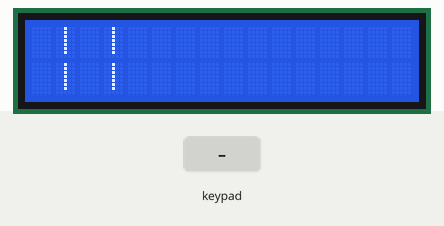
The sketch below on a simulated Arduino Uno, built with avr-gcc and run on an emulated ATmega328P. Shown: 16×2 character LCD. The test bench sets the inputs (shaded band).

Above: at 4.2 s.
4.3 s: keypad keys 1 2 * pressed 0.4 s apart
At 5.7 s:
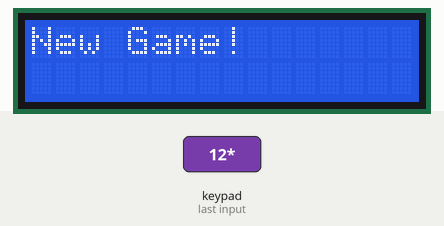
7.4 s: key '2' pressed
At 8.5 s:
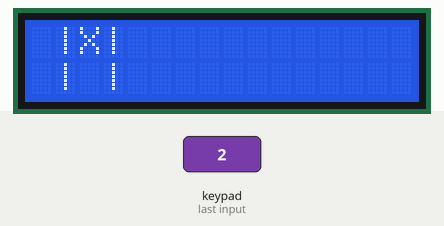
8.9 s: keypad keys 2 5 # pressed 0.4 s apart
At 10.1 s:
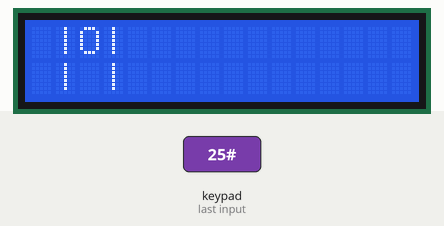
11.6 s: key '6' pressed
At 12.8 s:
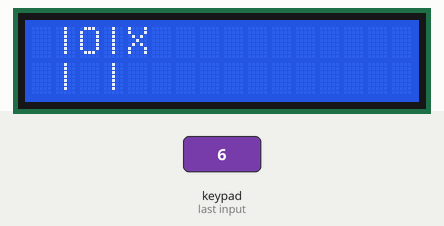
13.1 s: key '4' pressed
At 13.8 s:
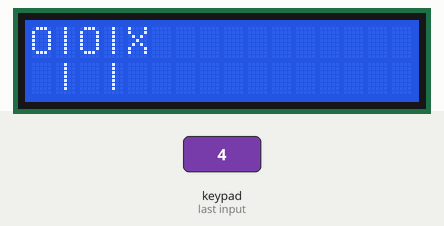
14.6 s: keypad keys 1 2 # pressed 0.4 s apart
At 15.7 s:
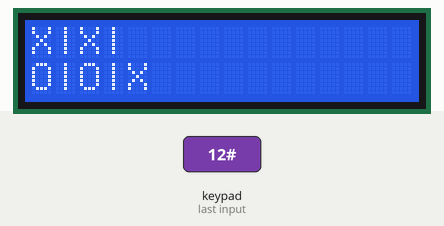
Timing chart, 0 to 17.6 s (numbered marks = the images above; inputs shaded):
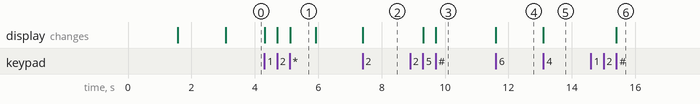

The sketch:

tic_tac_toe1.ino
```cpp
#include <LiquidCrystal.h>
#include <Keypad.h>

// LCD Pins: RS, E, D4, D5, D6, D7
LiquidCrystal lcd(12, 11, 5, 4, 3, 2);

// Keypad setup
const byte ROWS = 4;
const byte COLS = 4;
char keys[ROWS][COLS] = {
  {'1','2','3','A'},
  {'4','5','6','B'},
  {'7','8','9','C'},
  {'*','0','#','D'}
};
byte rowPins[ROWS] = {A0, A1, A2, A3};
byte colPins[COLS] = {A4, A5, 8, 9};

Keypad keypad = Keypad(makeKeymap(keys), rowPins, colPins, ROWS, COLS);

// Game variables
char board[3][3];
bool playerTurn = true; // true = X, false = O
bool gameOver = false;
int currentPage = 0; // 0 = top+middle, 1 = middle+bottom

void setup() {
  lcd.begin(16, 2);
  resetBoard();
  lcd.print("Tic-Tac-Toe");
  delay(1500);
  lcd.clear();
  lcd.print("Use # to toggle");
  delay(1500);
  lcd.clear();
  displayPage();
}

void loop() {
  char key = keypad.getKey();

  if (key == '*') {
    resetBoard();
    lcd.clear();
    lcd.print("New Game!");
    delay(800);
    displayPage();
    return;
  }

  if (key == '#' && !gameOver) {
    currentPage = (currentPage + 1) % 2; // Toggle page
    displayPage();
    return;
  }

  if (gameOver || key < '1' || key > '9') return;

  int pos = key - '1';
  int row = pos / 3;
  int col = pos % 3;

  if (board[row][col] == ' ') {
    board[row][col] = playerTurn ? 'X' : 'O';
    displayPage();

    if (checkWin()) {
      lcd.setCursor(0, 1);
      lcd.print(playerTurn ? "X wins! * to reset" : "O wins! * to reset");
      gameOver = true;
    } else if (checkDraw()) {
      lcd.setCursor(0, 1);
      lcd.print("Draw! * to reset");
      gameOver = true;
    } else {
      playerTurn = !playerTurn;
    }
  }
}

void resetBoard() {
  for (int i = 0; i < 3; i++)
    for (int j = 0; j < 3; j++)
      board[i][j] = ' ';

  playerTurn = true;
  gameOver = false;
  currentPage = 0;
  lcd.clear();
}

void displayPage() {
  lcd.clear();

  if (currentPage == 0) {
    // Top and middle rows
    lcd.setCursor(0, 0);
    printRow(0);
    lcd.setCursor(0, 1);
    printRow(1);
  } else {
    // Middle and bottom rows
    lcd.setCursor(0, 0);
    printRow(1);
    lcd.setCursor(0, 1);
    printRow(2);
  }
}

void printRow(int r) {
  for (int i = 0; i < 3; i++) {
    lcd.print(board[r][i]);
    if (i < 2) lcd.print("|");
  }
}

bool checkWin() {
  char p = playerTurn ? 'X' : 'O';
  for (int i = 0; i < 3; i++) {
    if ((board[i][0] == p && board[i][1] == p && board[i][2] == p) ||
        (board[0][i] == p && board[1][i] == p && board[2][i] == p))
      return true;
  }
  if ((board[0][0] == p && board[1][1] == p && board[2][2] == p) ||
      (board[0][2] == p && board[1][1] == p && board[2][0] == p))
    return true;

  return false;
}

bool checkDraw() {
  for (int i = 0; i < 3; i++)
    for (int j = 0; j < 3; j++)
      if (board[i][j] == ' ') return false;
  return true;
}
```

Measured:
- after the input at 4.3 s, the display: first changes at once (image 1 shows a later state)
- after the input at 7.4 s, the display: changes at once (image 2)
- after the input at 8.9 s, the display: first changes after 0.41 s (image 3 shows a later state)
- after the input at 11.6 s, the display: changes at once (image 4)
- after the input at 13.1 s, the display: changes at once (image 5)
- after the input at 14.6 s, the display: changes after 0.81 s (image 6)
- what the display in image 1 shows lasts 0.8 s, from 5.1 s to 5.9 s
